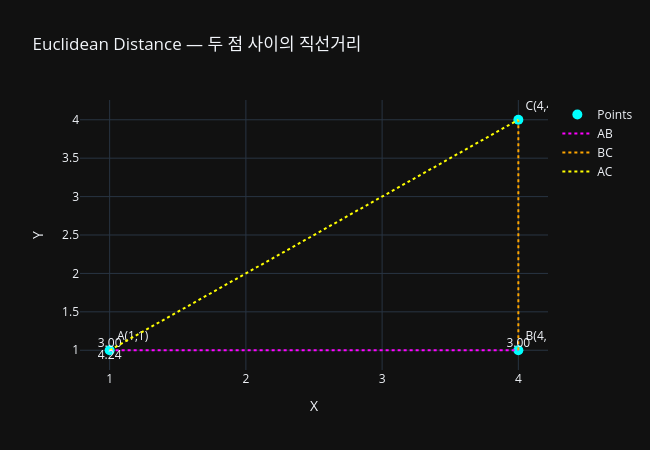

The notebook cell this image was saved under:
### Markdown cell above
## 2. 유클리드 거리

### Code cell
import numpy as np
import plotly.graph_objects as go

points = np.array([[1, 1], [4, 1], [4, 4]])
labels = ["A(1,1)", "B(4,1)", "C(4,4)"]

def euclidean(p1, p2):
    return np.sqrt(np.sum((p1 - p2)**2))

dist_AB = euclidean(points[0], points[1])
dist_BC = euclidean(points[1], points[2])
dist_AC = euclidean(points[0], points[2])

fig = go.Figure()
fig.add_trace(go.Scatter(
    x=points[:,0], y=points[:,1],
    mode="markers+text", text=labels, textposition="top right",
    marker=dict(size=10, color="cyan"), name="Points"
))
fig.add_trace(go.Scatter(x=[1,4], y=[1,1], mode="lines+text",
                         text=[f"{dist_AB:.2f}"], textposition="top center",
                         line=dict(color="magenta", dash="dot"), name="AB"))
fig.add_trace(go.Scatter(x=[4,4], y=[1,4], mode="lines+text",
                         text=[f"{dist_BC:.2f}"], textposition="top center",
                         line=dict(color="orange", dash="dot"), name="BC"))
fig.add_trace(go.Scatter(x=[1,4], y=[1,4], mode="lines+text",
                         text=[f"{dist_AC:.2f}"], textposition="bottom center",
                         line=dict(color="yellow", dash="dot"), name="AC"))
fig.update_layout(
    title="Euclidean Distance — 두 점 사이의 직선거리",
    xaxis_title="X", yaxis_title="Y", template="plotly_dark",
    width=650, height=450
)
fig.show()

### Figure 1 — Plotly figure (JSON) as saved in the notebook; plotly's stock layout.template omitted (floating-point values rounded to 4 significant figures)
{"data": [{"marker": {"color": "cyan", "size": 10}, "mode": "markers+text", "name": "Points", "text": ["A(1,1)", "B(4,1)", "C(4,4)"], "textposition": "top right", "x": [1, 4, 4], "y": [1, 1, 4], "type": "scatter"}, {"line": {"color": "magenta", "dash": "dot"}, "mode": "lines+text", "name": "AB", "text": ["3.00"], "textposition": "top center", "x": [1, 4], "y": [1, 1], "type": "scatter"}, {"line": {"color": "orange", "dash": "dot"}, "mode": "lines+text", "name": "BC", "text": ["3.00"], "textposition": "top center", "x": [4, 4], "y": [1, 4], "type": "scatter"}, {"line": {"color": "yellow", "dash": "dot"}, "mode": "lines+text", "name": "AC", "text": ["4.24"], "textposition": "bottom center", "x": [1, 4], "y": [1, 4], "type": "scatter"}], "layout": {"title": {"text": "Euclidean Distance — 두 점 사이의 직선거리"}, "xaxis": {"title": {"text": "X"}}, "yaxis": {"title": {"text": "Y"}}, "width": 650, "height": 450}}
